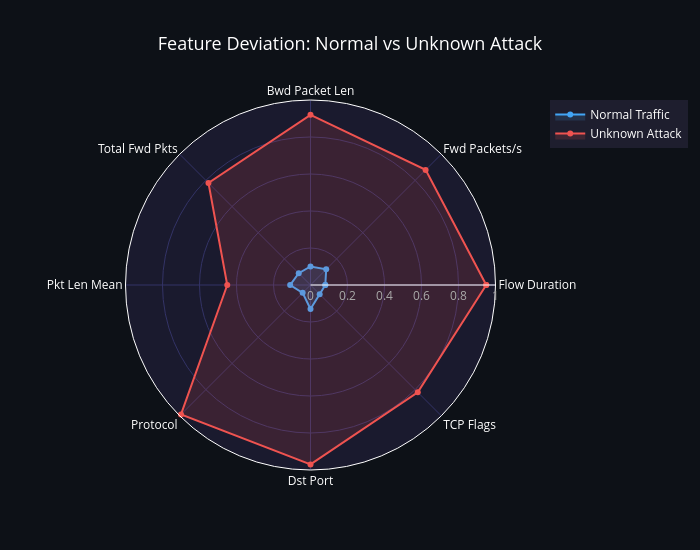

The notebook cell saved with this chart:
### Markdown cell above
---
## Section 3 — Radar Chart: Feature Deviation Profile

Each axis represents one of the 8 most important network features. **Normal traffic** (blue) stays tightly clustered near the centre. **Unknown attack traffic** (red) pushes far out on multiple axes — triggering the baseline anomaly flag even when the classifier is uncertain.

### Code cell
features = [
    'Flow Duration', 'Fwd Packets/s', 'Bwd Packet Len',
    'Total Fwd Pkts', 'Pkt Len Mean', 'Protocol',
    'Dst Port', 'TCP Flags'
]

normal_vals = [0.08, 0.12, 0.10, 0.09, 0.11, 0.06, 0.13, 0.07]
attack_vals = [0.95, 0.88, 0.92, 0.78, 0.45, 0.99, 0.97, 0.82]

# Close the radar loop
features_loop = features + [features[0]]
normal_loop   = normal_vals + [normal_vals[0]]
attack_loop   = attack_vals + [attack_vals[0]]

fig = go.Figure()

fig.add_trace(go.Scatterpolar(
    r=normal_loop, theta=features_loop, fill='toself',
    name='Normal Traffic',
    line=dict(color='#42A5F5', width=2),
    fillcolor='rgba(66, 165, 245, 0.15)'
))

fig.add_trace(go.Scatterpolar(
    r=attack_loop, theta=features_loop, fill='toself',
    name='Unknown Attack',
    line=dict(color='#EF5350', width=2),
    fillcolor='rgba(239, 83, 80, 0.15)'
))

fig.update_layout(
    title=dict(text='Feature Deviation: Normal vs Unknown Attack',
               font=dict(size=18, color='white'), x=0.5),
    polar=dict(
        bgcolor='#1A1A2E',
        radialaxis=dict(visible=True, range=[0, 1],
                        tickfont=dict(color='#AAAAAA'),
                        gridcolor='#333366'),
        angularaxis=dict(tickfont=dict(color='white', size=12),
                         gridcolor='#333366')
    ),
    paper_bgcolor='#0D1117',
    plot_bgcolor='#0D1117',
    legend=dict(font=dict(color='white', size=12),
                bgcolor='#1E1E2E', bordercolor='#444466'),
    width=700, height=550
)

fig.show()
fig.write_image('/home/niranjan/ai_ids_project/presentation/radar_chart.png',
                scale=2)
print('Radar chart saved ✓')

### Figure 1 — Plotly figure (JSON) as saved in the notebook; plotly's stock layout.template omitted (floating-point values rounded to 4 significant figures)
{"data": [{"fill": "toself", "fillcolor": "rgba(66, 165, 245, 0.15)", "line": {"color": "#42A5F5", "width": 2}, "name": "Normal Traffic", "r": [0.08, 0.12, 0.1, 0.09, 0.11, 0.06, 0.13, 0.07, 0.08], "theta": ["Flow Duration", "Fwd Packets/s", "Bwd Packet Len", "Total Fwd Pkts", "Pkt Len Mean", "Protocol", "Dst Port", "TCP Flags", "Flow Duration"], "type": "scatterpolar"}, {"fill": "toself", "fillcolor": "rgba(239, 83, 80, 0.15)", "line": {"color": "#EF5350", "width": 2}, "name": "Unknown Attack", "r": [0.95, 0.88, 0.92, 0.78, 0.45, 0.99, 0.97, 0.82, 0.95], "theta": ["Flow Duration", "Fwd Packets/s", "Bwd Packet Len", "Total Fwd Pkts", "Pkt Len Mean", "Protocol", "Dst Port", "TCP Flags", "Flow Duration"], "type": "scatterpolar"}], "layout": {"height": 550, "legend": {"bgcolor": "#1E1E2E", "bordercolor": "#444466", "font": {"color": "white", "size": 12}}, "paper_bgcolor": "#0D1117", "plot_bgcolor": "#0D1117", "polar": {"angularaxis": {"gridcolor": "#333366", "tickfont": {"color": "white", "size": 12}}, "bgcolor": "#1A1A2E", "radialaxis": {"gridcolor": "#333366", "range": [0, 1], "tickfont": {"color": "#AAAAAA"}, "visible": true}}, "title": {"font": {"color": "white", "size": 18}, "text": "Feature Deviation: Normal vs Unknown Attack", "x": 0.5}, "width": 700}}
